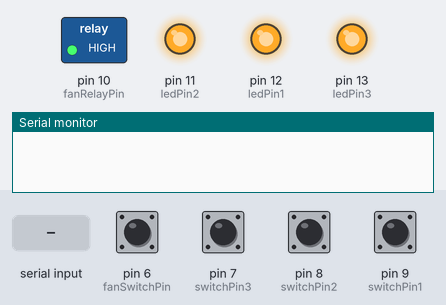
Simulated run of this sketch. Board: Arduino Uno, built with avr-gcc and run on an emulated ATmega328P. On the bench: switched loads named in the sketch (green lamp = pin HIGH), output pins drawn as LEDs (lit = HIGH), the last lines printed to the serial monitor. Inputs (shaded band) come from the test bench; at power-on: pin 6 (fanSwitchPin), pin 7 (switchPin3), pin 8 (switchPin2), pin 9 (switchPin1) HIGH. EEPROM starts erased.

Above: at 1.2 s.
1.3 s: "turn on room light" received over the second serial link
At 1.9 s:
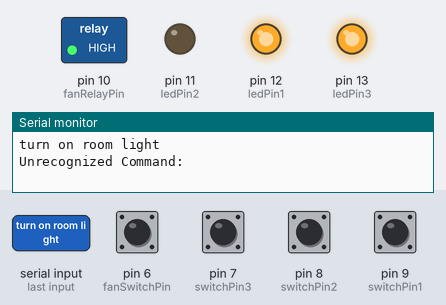
3.0 s: "turn on garden light" received over the second serial link
At 4.0 s:
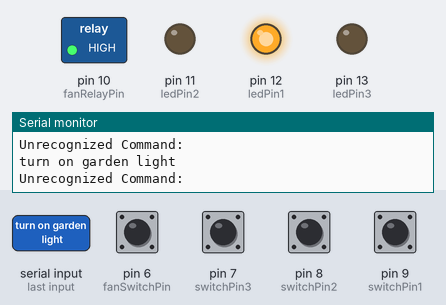
4.7 s: pin 6 (fanSwitchPin) pulled LOW for 0.15 s
At 5.5 s:
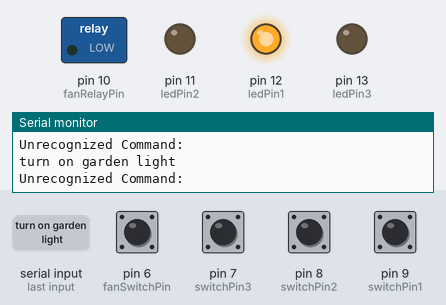
6.3 s: pin 7 (switchPin3) pulled LOW for 0.15 s
At 6.7 s:
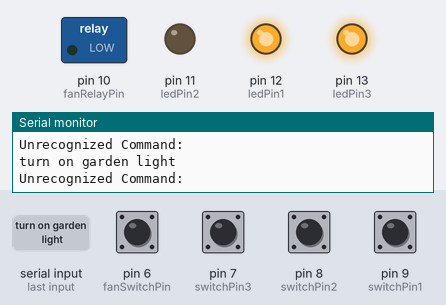
7.9 s: pin 8 (switchPin2) pulled LOW for 0.15 s
At 9.1 s:
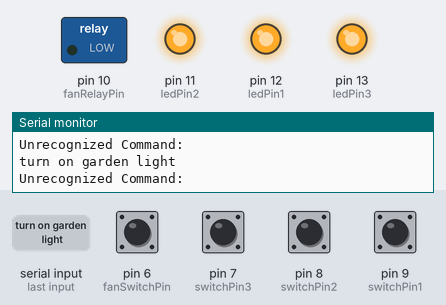
9.5 s: pin 9 (switchPin1) pulled LOW for 0.15 s
At 10.4 s:
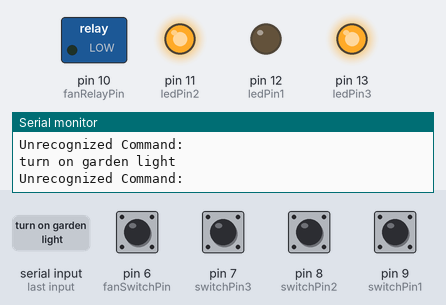
Timing chart, 0 to 12.1 s (numbered marks = the images above; inputs shaded):
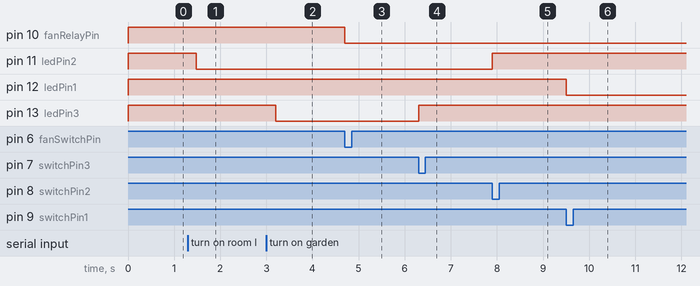

The sketch:

Code_For_Controlling_Lights_Fans_And_Appliances.ino
```cpp
//3. Code For Controlling Lights, Fans, And Appliances Through Relays, Touch Switches And Bluetooth/Voice Command

#include <EEPROM.h>
#include <SoftwareSerial.h>

// Define pin assignments
const int ledPin1 = 12;          // LED relay 1 pin
const int ledPin2 = 11;           // LED relay 2 pin
const int ledPin3 = 13;           // LED relay 3 pin
const int fanRelayPin = 10;       // Fan relay pin
const int switchPin1 = 9;        // Touch switch for LED 1
const int switchPin2 = 8;       // Touch switch for LED 2
const int switchPin3 = 7;       // Touch switch for LED 3
const int fanSwitchPin = 6;     // Touch switch for Fan

// EEPROM addresses
const int eepromAddress1 = 0;    // EEPROM address for LED 1 state
const int eepromAddress2 = 1;    // EEPROM address for LED 2 state
const int eepromAddress3 = 2;    // EEPROM address for LED 3 state
const int eepromAddressFan = 3;  // EEPROM address for Fan state

// States for LEDs and fan
bool ledState1, ledState2, ledState3, fanState;

// Button states for debouncing
bool lastButtonState1 = LOW, lastButtonState2 = LOW, lastButtonState3 = LOW, lastFanButtonState = LOW;
bool buttonPressed1 = false, buttonPressed2 = false, buttonPressed3 = false, fanButtonPressed = false;

// Bluetooth communication
SoftwareSerial Bluetooth(4, 5);  // RX, TX pins for Bluetooth module


// string for bluetooth
String command;

void setup() {
  // Set pins as outputs
  pinMode(ledPin1, OUTPUT);
  pinMode(ledPin2, OUTPUT);
  pinMode(ledPin3, OUTPUT);
  pinMode(fanRelayPin, OUTPUT);

  // Set touch switch pins as inputs with pull-up resistors
  pinMode(switchPin1, INPUT_PULLUP);
  pinMode(switchPin2, INPUT_PULLUP);
  pinMode(switchPin3, INPUT_PULLUP);
  pinMode(fanSwitchPin, INPUT_PULLUP);

  // Initialize Bluetooth and Serial communication
  Bluetooth.begin(9600);
  Serial.begin(9600);

  // Read previous states from EEPROM
  ledState1 = EEPROM.read(eepromAddress1);
  ledState2 = EEPROM.read(eepromAddress2);
  ledState3 = EEPROM.read(eepromAddress3);
  fanState = EEPROM.read(eepromAddressFan);

  // Set LEDs and fan to the last saved states
  digitalWrite(ledPin1, ledState1 ? HIGH : LOW);
  digitalWrite(ledPin2, ledState2 ? HIGH : LOW);
  digitalWrite(ledPin3, ledState3 ? HIGH : LOW);
  digitalWrite(fanRelayPin, fanState ? HIGH : LOW);
}


void loop() {
  // Bluetooth control
  while(Bluetooth.available()) {
   delay(10);
    char data = Bluetooth.read();
     if (data == '#') {break;} //Exit the loop when the # is detected after the word
    command += data;
  }
    String last_command;
    if( command.length() > 0 )
    {

     // Control LEDs via Bluetooth commands
     if (command == "turn off entrance light") {
      ledState1 = true;
      digitalWrite(ledPin1, HIGH);
      EEPROM.write(eepromAddress1, ledState1);
      Serial.println(command);
      // Bluetooth.println("turning off entrance light");
      last_command = command;
       command = "";

     } else if (command == "turn on entrance light") {
      ledState1 = false;
      digitalWrite(ledPin1, LOW);
      EEPROM.write(eepromAddress1, ledState1);

       Serial.println(command);
      // Bluetooth.println("turning on entrance light");
      last_command = command;
      command = "";
     }


 else if (command == "turn off room light") {
      ledState2 = true;
      digitalWrite(ledPin2, HIGH);
      EEPROM.write(eepromAddress2, ledState2);
       Serial.println(command);
      // Bluetooth.println("turning off room light");
      last_command = command;
      command = "";
     }
else if (command == "turn on room light") {
      ledState2 = false;
      digitalWrite(ledPin2, LOW);
      EEPROM.write(eepromAddress2, ledState2);
       Serial.println(command);
      // Bluetooth.println("turning on room light");
      last_command = command;
      command = "";
     }
 else if (command == "turn off garden light") {
      ledState3 = true;
      digitalWrite(ledPin3, HIGH);
      EEPROM.write(eepromAddress3, ledState3);
       Serial.println(command);
      // Bluetooth.println("turning on garden light");
      last_command = command;
      command = "";
     }
 else if (command == "turn on garden light") {
      ledState3 = false;
      digitalWrite(ledPin3, LOW);
      EEPROM.write(eepromAddress3, ledState3);
       Serial.println(command);
      // Bluetooth.println("turning on garden light");
      last_command = command;
      command = "";
     }
else if (command == "turn on fan") {  // Fan ON command
      fanState = true;
      digitalWrite(fanRelayPin, HIGH);
      EEPROM.write(eepromAddressFan, fanState);
      Serial.println(command);
      // Bluetooth.println("turning on fan");
      last_command = command;
      command = "";
     } else if (command == "turn off fan") {  // Fan OFF command
      fanState = false;
      digitalWrite(fanRelayPin, LOW);
      EEPROM.write(eepromAddressFan, fanState);
      // Bluetooth.println("turning off fan");
      Serial.println(command);
      last_command = command;
      command = "";
     }
       // Handle unrecognized commands
      Bluetooth.println("Invalid Command: " + command);
      Serial.println("Unrecognized Command: " + command);

     }

  // Physical touch switch control
  checkSwitch(switchPin1, ledPin1, ledState1, eepromAddress1, lastButtonState1, buttonPressed1);
  checkSwitch(switchPin2, ledPin2, ledState2, eepromAddress2, lastButtonState2, buttonPressed2);
  checkSwitch(switchPin3, ledPin3, ledState3, eepromAddress3, lastButtonState3, buttonPressed3);
  checkSwitch(fanSwitchPin, fanRelayPin, fanState, eepromAddressFan, lastFanButtonState, fanButtonPressed);
}

// Function to check and debounce touch switches
void checkSwitch(int switchPin, int relayPin, bool &state, int eepromAddress, bool &lastButtonState, bool &buttonPressed) {
  bool buttonState = digitalRead(switchPin);


  // Detect falling edge (button press)
  if (buttonState == LOW && lastButtonState == HIGH && !buttonPressed) {
    buttonPressed = true;           // Mark button as pressed
    state = !state;                 // Toggle state
    digitalWrite(relayPin, state ? HIGH : LOW);  // Update relay state
    EEPROM.write(eepromAddress, state);         // Save state to EEPROM
  }

  // Reset button pressed state when released
  if (buttonState == HIGH) {
    buttonPressed = false;
  }

  // Update last button state
  lastButtonState = buttonState;
}
```

Measured:
- after the input at 1.3 s, pin 11 (ledPin2): HIGH → LOW after 0.18 s
- after the input at 3.0 s, pin 13 (ledPin3): HIGH → LOW after 0.20 s
- after the input at 4.7 s, pin 10 (fanRelayPin): HIGH → LOW at once
- after the input at 6.3 s, pin 13 (ledPin3): LOW → HIGH at once
- after the input at 7.9 s, pin 11 (ledPin2): LOW → HIGH at once
- after the input at 9.5 s, pin 12 (ledPin1): HIGH → LOW at once
